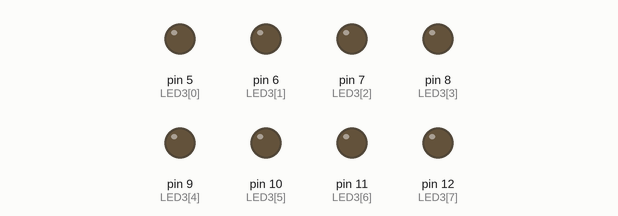
Bench run of a sketch on a simulated Arduino Uno, built with avr-gcc and run on an emulated ATmega328P. On the bench: output pins drawn as LEDs (lit = HIGH).

Above: at 1.2 s.
At 2.55 s:
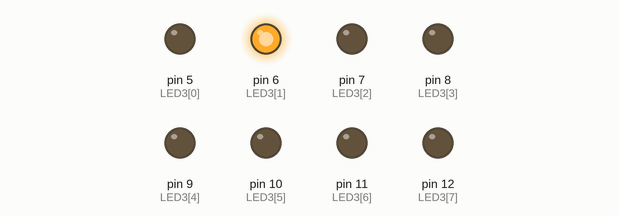
At 3.45 s:
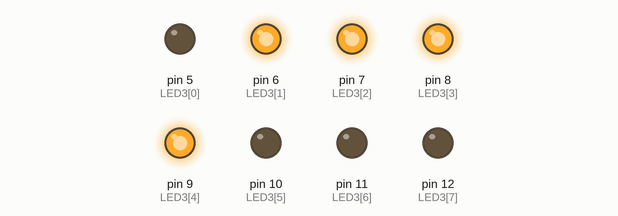
At 4.05 s:
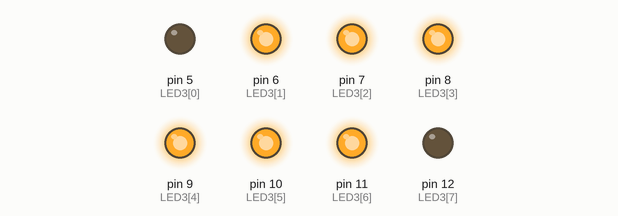
At 4.65 s:
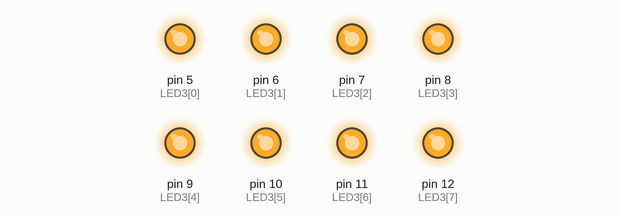
At 5.85 s:
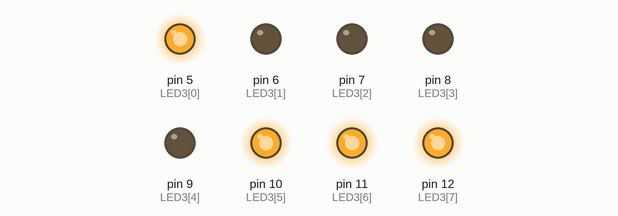
Timing chart, 0 to 6.2 s (numbered marks = the images above):
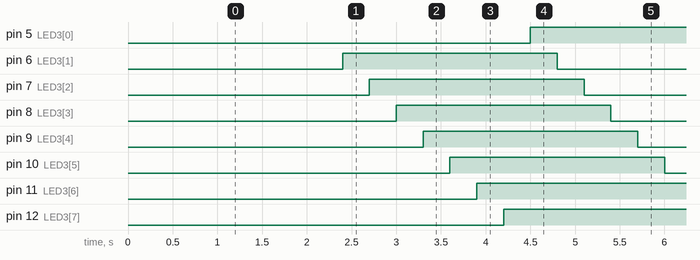

Measured:
- by itself, pin 5 (LED3[0]), pin 6 (LED3[1]), pin 7 (LED3[2]), pin 8 (LED3[3]), pin 9 (LED3[4]), pin 10 (LED3[5]), pin 11 (LED3[6]), pin 12 (LED3[7]): alternates HIGH for 2.4 s and LOW for 2.4 s
- by itself, everything shown: repeats every 4.8 s, in 16 steps

The sketch:

BlinkLED3.ino
```cpp
int LED3[] = {5,6,7,8,9,10,11,12};
  int count = 0;
void setup() {

  for(int i = 0; i < 8 ; i++) {
      pinMode(LED3[i],OUTPUT);
  }
}

int sw = LOW;
void loop() {

    count ++;
    digitalWrite(LED3[count%8], sw);
    delay(300);

    if(count % 8 == 0) sw ^= 1;

}
```
